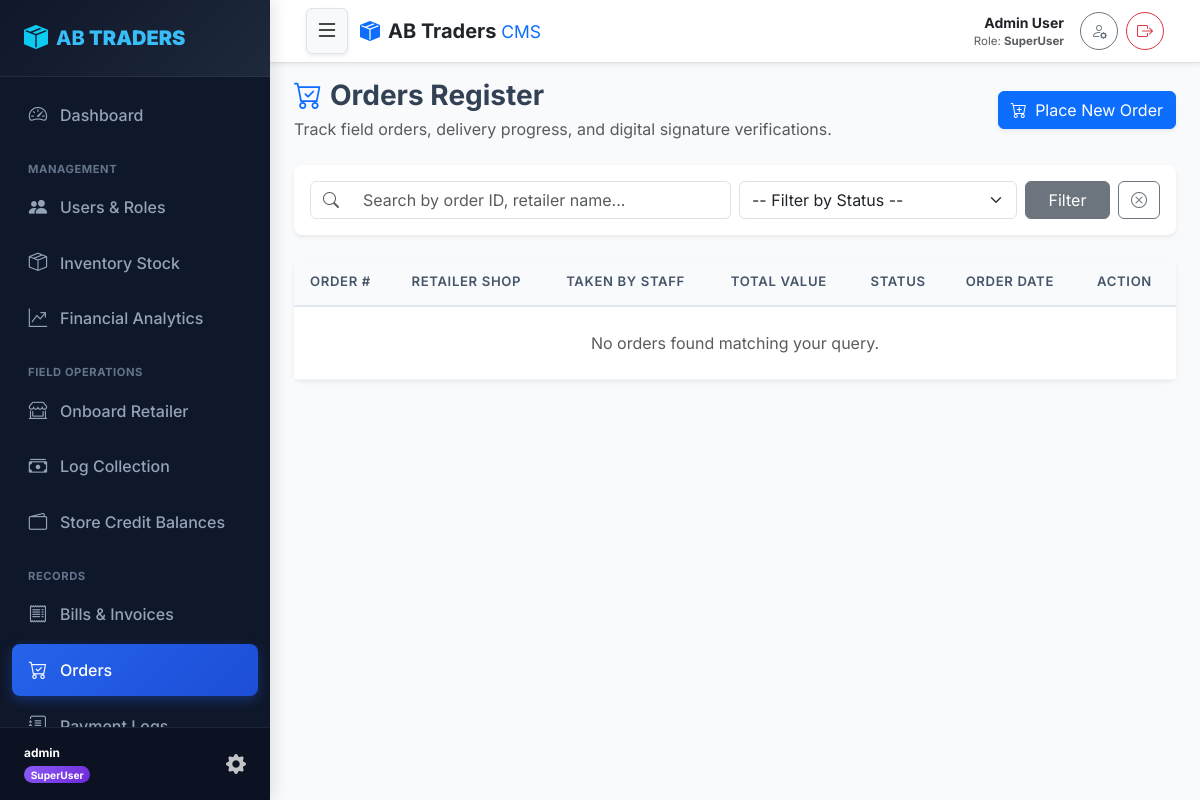
Before: /orders/ (signed in) with the older database file.
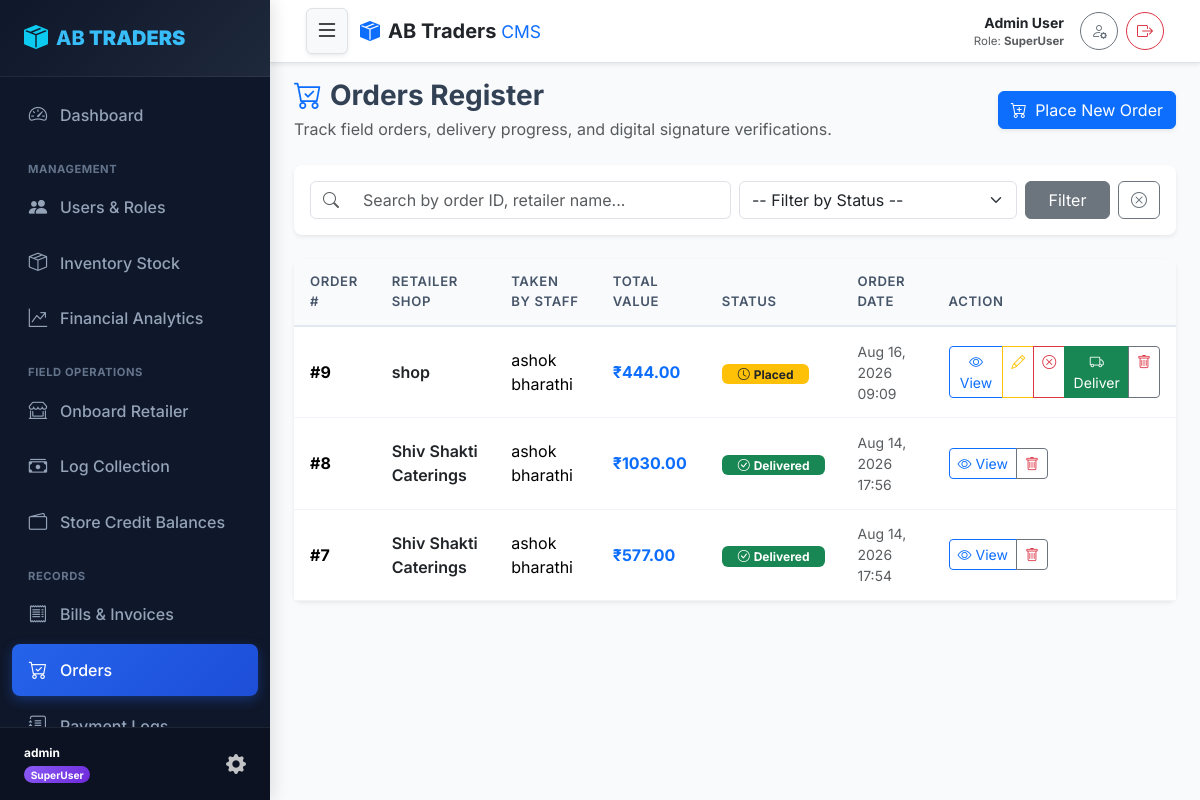
After: the same page with the newer database file.
### core/models.py (models this page shows, shortened)
class Order(models.Model):
    STATUS_CHOICES = (
        ('placed', 'Placed'),
        ('processing', 'Processing'),
        ('delivered', 'Delivered'),
        ('cancelled', 'Cancelled'),
    )
    retailer = models.ForeignKey(RetailerProfile, on_delete=models.CASCADE, related_name='orders')
    taken_by_staff = models.ForeignKey(User, on_delete=models.SET_NULL, null=True, blank=True, related_name='taken_orders')
    status = models.CharField(max_length=20, choices=STATUS_CHOICES, default='placed')
    digital_signature = models.ImageField(upload_to='signatures/', null=True, blank=True)
    order_note = models.TextField(blank=True, null=True)
    delivery_time = models.DateTimeField(null=True, blank=True)
    created_at = models.DateTimeField(auto_now_add=True)
    @property
    def total_amount(self):
        return sum(item.subtotal for item in self.items.all())

class RetailerProfile(models.Model):
    user = models.OneToOneField(User, on_delete=models.CASCADE, related_name='retailer_profile')
    shop_number = models.CharField(max_length=50, unique=True)
    shop_name = models.CharField(max_length=150)
    address = models.TextField()
    credit_balance = models.DecimalField(max_digits=12, decimal_places=2, default=Decimal('0.00'))
    qr_code = models.ImageField(upload_to='qr_codes/', null=True, blank=True)

class User(AbstractUser):
    class Role(models.TextChoices):
        SUPERUSER = 'SUPERUSER', 'SuperUser'
        OWNER = 'OWNER', 'Owner'
        STAFF = 'STAFF', 'Staff'
        RETAILER = 'RETAILER', 'Retailer'
    role = models.CharField(max_length=20, choices=Role.choices, default=Role.RETAILER)
    phone_number = models.CharField(max_length=15, unique=True, blank=True, null=True)
    is_locked = models.BooleanField(default=False, help_text="Locked users cannot log in.")
    def is_superuser_role(self):
        return self.role == self.Role.SUPERUSER or self.is_superuser
    def is_retailer_role(self):
        return self.role == self.Role.RETAILER
    @property
    def display_name(self):
        full_name = self.get_full_name().strip()
        return full_name if full_name else self.username

class OrderItem(models.Model):
    order = models.ForeignKey(Order, on_delete=models.CASCADE, related_name='items')
    item = models.ForeignKey(Item, on_delete=models.CASCADE)
    quantity = models.PositiveIntegerField(default=1)
    price = models.DecimalField(max_digits=10, decimal_places=2)
    @property
    def subtotal(self):
        return Decimal(self.quantity) * self.price

### core/views.py (the view)
# urls.py: path('orders/', views.order_list_view, name='order_list'),
@role_required(['SUPERUSER', 'OWNER', 'STAFF', 'RETAILER'])
def order_list_view(request):
    query = request.GET.get('q', '')
    status_filter = request.GET.get('status', '')
    if request.user.is_retailer_role():
        profile = getattr(request.user, 'retailer_profile', None)
        orders = Order.objects.filter(retailer=profile).order_by('-created_at')
    else:
        orders = Order.objects.select_related('retailer', 'taken_by_staff').order_by('-created_at')
    if query:
        orders = orders.filter(
            Q(id__icontains=query) |
            Q(retailer__shop_name__icontains=query)
        )
    if status_filter:
        orders = orders.filter(status=status_filter)
    return render(request, 'order_list.html', {'orders': orders, 'query': query, 'status_filter': status_filter})

### core/templates/order_list.html (shortened to what the changed rows need)
{% extends 'base.html' %}
{% block content %}
<div class="card shadow-sm border-0 rounded-3">
    <div class="table-responsive">
        <table class="table custom-table mb-0">
            <thead>
                <tr>
                    <th>Order #</th>
                    <th>Retailer Shop</th>
                    <th>Taken By Staff</th>
                    <th>Total Value</th>
                    <th>Status</th>
                    <th>Order Date</th>
                    <th>Action</th>
                </tr>
            </thead>
            <tbody>
                {% for o in orders %}
                <tr>
                    <td class="fw-bold">#{{ o.id }}</td>
                    <td class="fw-semibold text-dark">{{ o.retailer.shop_name }}</td>
                    <td>{% if o.taken_by_staff %}{{ o.taken_by_staff.display_name }}{% else %}Direct Retailer Order{% endif %}</td>
                    <td class="fw-bold text-primary">₹{{ o.total_amount }}</td>
                    <td>
                        {% if o.status == 'delivered' %}
                            <span class="badge bg-success px-3 py-1"><i class="bi bi-check-circle me-1"></i>Delivered</span>
                        {% elif o.status == 'processing' %}
                            <span class="badge bg-info px-3 py-1"><i class="bi bi-gear me-1"></i>Processing</span>
                        {% elif o.status == 'placed' %}
                            <span class="badge bg-warning text-dark px-3 py-1"><i class="bi bi-clock me-1"></i>Placed</span>
                        {% else %}
                            <span class="badge bg-secondary px-3 py-1">Cancelled</span>
                        {% endif %}
                    </td>
                    <td class="small text-muted">{{ o.created_at|date:"M d, Y H:i" }}</td>
                    <td>
                        <div class="btn-group btn-group-sm">
                            <a href="{% url 'order_detail' o.pk %}" class="btn btn-outline-primary py-1 px-2" title="View Order Details"><i class="bi bi-eye"></i> View</a>
                            {% if o.status != 'delivered' and o.status != 'cancelled' %}
                                <a href="{% url 'order_edit' o.pk %}" class="btn btn-outline-warning py-1 px-2" title="Edit Order"><i class="bi bi-pencil"></i></a>
                                <a href="{% url 'cancel_order' o.pk %}" class="btn btn-outline-danger py-1 px-2" onclick="return confirm('Cancel Order #{{ o.id }}?');" title="Cancel Order"><i class="bi bi-x-circle"></i></a>
                                {% if not user.is_retailer_role %}
                                <a href="{% url 'deliver_order' o.pk %}" class="btn btn-success py-1 px-2" title="Deliver & Get Signature"><i class="bi bi-truck"></i> Deliver</a>
                                {% endif %}
                            {% endif %}
                            {% if not user.is_retailer_role %}
                                <a href="{% url 'delete_order' o.pk %}" class="btn btn-outline-secondary py-1 px-2 text-danger" onclick="return confirm('Delete Order #{{ o.id }}?');" title="Delete Order"><i class="bi bi-trash"></i></a>
                            {% endif %}
                        </div>
                    </td>
                </tr>
                {% empty %}
                <tr>
                    <td colspan="7" class="text-center text-muted py-4">No orders found matching your query.</td>
                </tr>
                {% endfor %}
            </tbody>
        </table>
    </div>
</div>
{% endblock %}

Changed rows visible on the page:
added Order: id "9", retailer.shop_name "shop", taken_by_staff.display_name "ashok bharathi", total_amount "444.00", status "placed" (drawn), created_at "Aug 16, 2026 09:09", shows "Deliver"
added Order: id "8", retailer.shop_name "Shiv Shakti Caterings", taken_by_staff.display_name "ashok bharathi", total_amount "1030.00", status "delivered" (drawn), created_at "Aug 14, 2026 17:56"
added Order: id "7", retailer.shop_name "Shiv Shakti Caterings", taken_by_staff.display_name "ashok bharathi", total_amount "577.00", status "delivered" (drawn), created_at "Aug 14, 2026 17:54"
Other visible differences:
text no longer shown: "No orders found matching your query."
